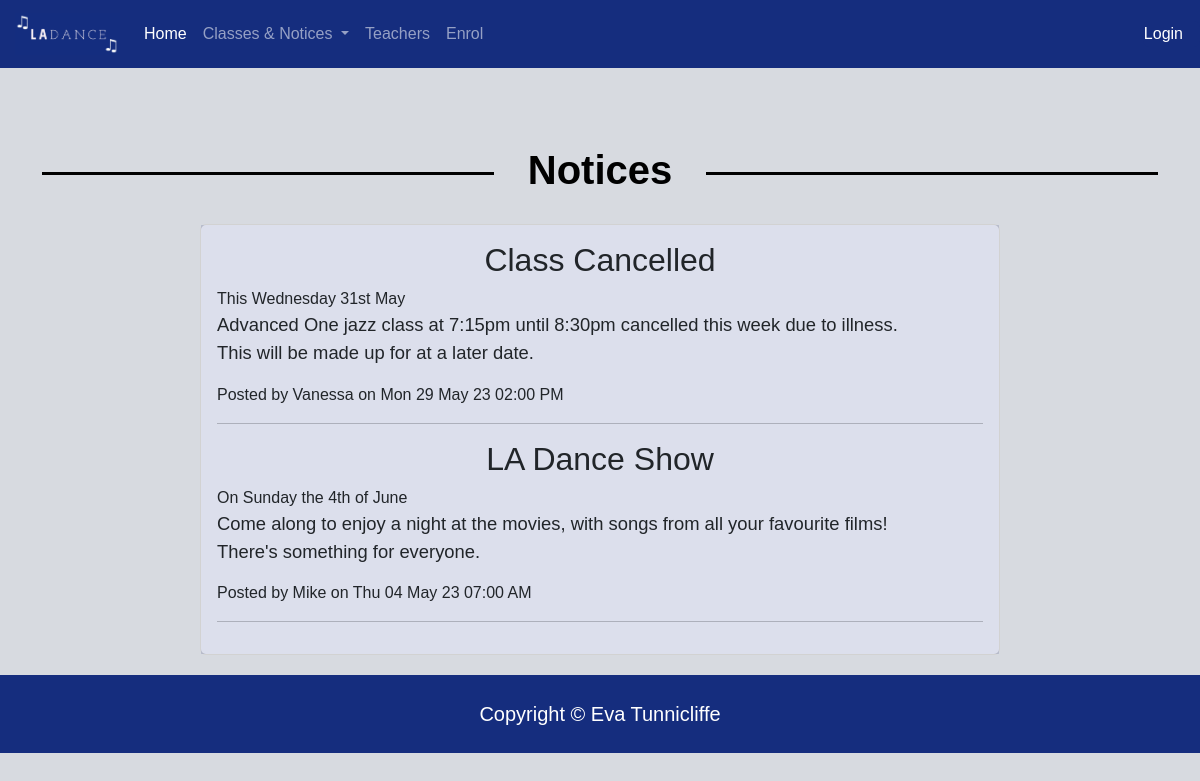
/notices, run on an earlier commit of the app's database.
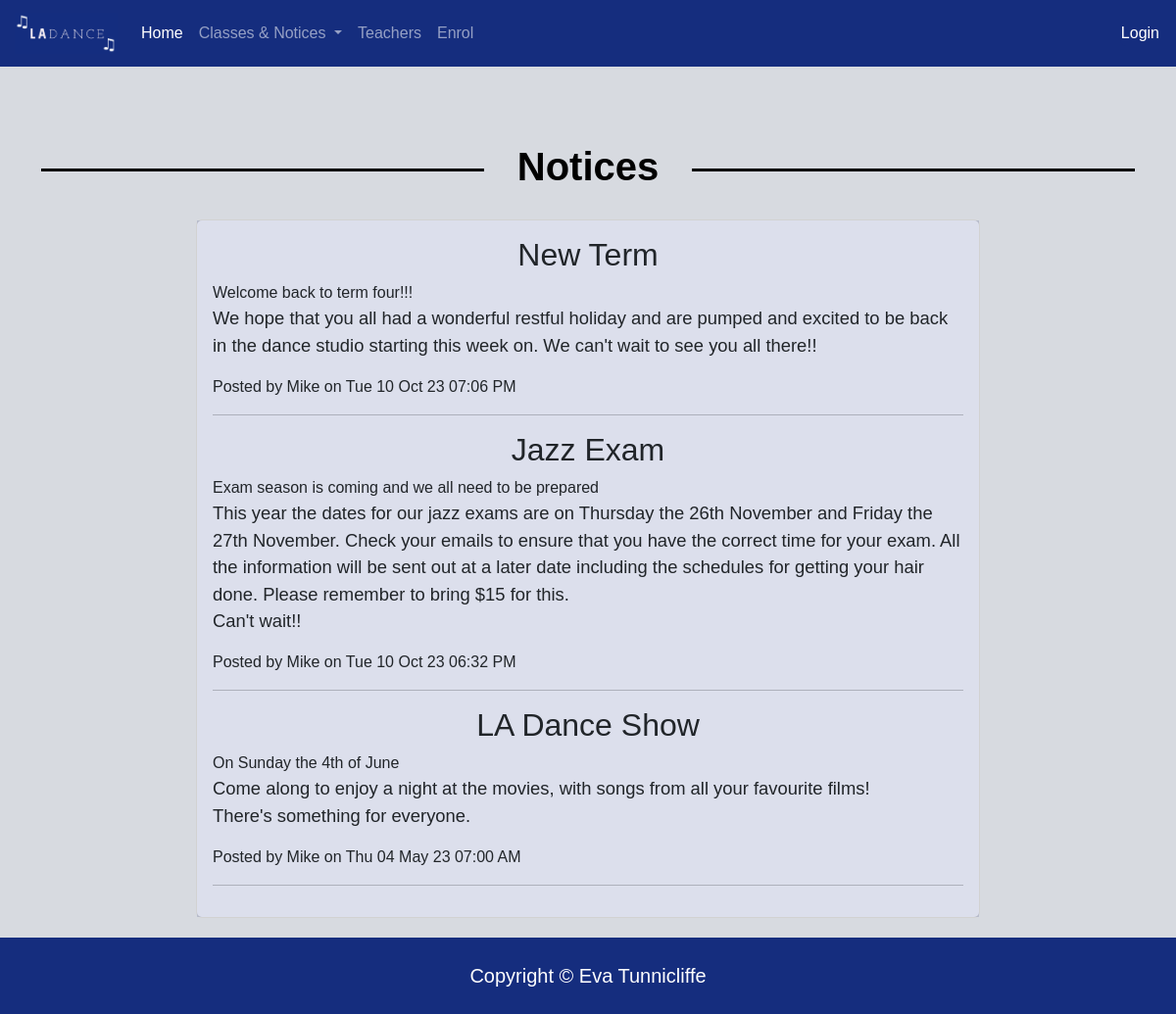
And on a later commit of the database.
### tables this page shows
CREATE TABLE news(
    news_id integer primary key autoincrement not null,
    title text not null unique,
    subtitle text not null unique,
    content text not null unique,
    newsdate date not null ,
    member_id integer not null,
    foreign key(member_id) references member(member_id)
);

CREATE TABLE member(
    member_id integer primary key autoincrement not null,
    name text not null,
    email text not null unique,
    password text not null,
    authorisation integer not null
);

### server.py (the view)
@app.route('/notices')
def notices():
    sql = """select news.news_id, news.title, news.subtitle, news.content, news.newsdate, member.name
    from news
    join member on news.member_id = member.member_id
    order by news.newsdate desc;
    """
    result = run_search_query_tuples(sql, (), db_path, True)
    print(result)
    return render_template("notices.html", news=result)

### db_functions.py (called while the page is built)
def run_search_query_tuples(sql_query, values_tuple, file_path, rowfactory=False):
    result = None
    try:
        db = sqlite3.connect(file_path)
        if rowfactory:
            db.row_factory = sqlite3.Row
        cursor = db.cursor()
        cursor.execute(sql_query, values_tuple)
        result = cursor.fetchall()
        cursor.close()
    except sqlite3.Error as error:
        print("Error running search query tuples: {}".format(error))
        return None
    db.close()
    if result is None:
        print("No search values were found")
    return result

### server.py (called while the page is built)
@app.template_filter()
def newsdate(sqlite_dt):
    x = datetime.strptime(sqlite_dt, '%Y-%m-%d %H:%M:%S')
    return x.strftime("%a %d %b %y %I:%M %p")

### templates/notices.html (shortened to what this page needs)
{% extends "layout.html" %}
{% block content %}
<div class="container">
<br><br>
<h1>Notices</h1>
<div class="card center" style="width: 50rem;">
  <div class="card-body" >
    {% for row in news %}
      <div class="" >
    <h2>{{row['title']}}</h2>
    <div class="subtitle">{{ row['subtitle']}}</div>
    <p class="content">{{ row['content'] | replace ("\n", "<br>") | safe}}</p>
    <div class="news-meta">Posted by {{row['name']}} on {{ row['newsdate'] | newsdate }} </div>
        </div>
      <hr>
      {% endfor %}
</div>
</div>
</div>
{% endblock %}

### templates/layout.html (shortened to what this page needs)
<!DOCTYPE html>
<html lang="en">
<head>
<link href="https://cdn.jsdelivr.net/npm/bootstrap@5.2.3/dist/css/bootstrap.min.css" rel="stylesheet">
    <link rel="stylesheet" href="static/styles.css">
</head>
<body>
    <nav class="navbar navbar-expand-lg sticky-top navbar-dark">
        <a class="navbar-brand" href="#"><img class="nav-img" src="static/images/LADancelogo.jpg" alt="logo"></a>
    <div class="collapse navbar-collapse" id="navbarNav">
      <ul class="navbar-nav">
        <li class="nav-item">
          <a class="nav-link active" aria-current="page" href="/">Home</a>
        </li>
          <li class="nav-item dropdown">
  <a class="nav-link dropdown-toggle" href="#" id="navbarDropdown" role="button" data-bs-toggle="dropdown" aria-expanded="false">
    Classes & Notices
  </a>
</li>
        <li class="nav-item">
          <a class="nav-link" href="/teachers">Teachers</a>
        </li>
        <li class="nav-item">
          <a class="nav-link" href="/enrol">Enrol</a>
        </li>
           </ul>
    </div>
<div class="ms-auto">
    {% if session %}
    <a class="nav-link btn btn-outline" href="/logout">Logout</a>
    {% else %}
    <a class="nav-link btn btn-outline" href="/login">Login</a>
    {% endif %}
</div>
    </nav>
{% block content %}
{% endblock %}
<footer> Copyright &copy; Eva Tunnicliffe
</footer>
</body>
</html>

### static/styles.css (style rules this page uses)
:root { --brand-blue: rgb(21, 45, 126); --brand-background:rgb(215, 218, 224); }
body { font-family: sans-serif; font-size: 100%; background-color: var(--brand-background); }
.btn-outline { padding-right: 1em; }
h1 { padding:0; overflow: hidden; color: black; font-weight: bold; display: table; white-space: nowrap; margin: 0.75em 0; }
h2 { text-align: center; }
p { font-size: 1.15em; }
h1:before, h1:after { border-top: 3px solid black; content: ''; display: table-cell; position: relative; top: 0.65em; width: 50%; }
h1:before { right: 3%; }
h1:after { left: 3%; }
.navbar { color: white; }
.navbar-dark { background: rgb(21, 45, 126); }
.nav-img { max-width: 120px; padding-left: 15px; }
.center { display: block; margin-left: auto; margin-right: auto; }
.btn { background-color: var(--brand-blue); color: white; }
.card { width: 38rem; }
.card-body { background-color: rgba(21, 45, 126, 0.15); }
footer { background-color: var(--brand-blue); color: rgb(255,255,255); padding: 1.2em; margin-top: 1em; font-size: 1.25em; text-align: center; }

What changed in the data, as far as the page shows it:
removed news: title "Class Cancelled", subtitle "This Wednesday 31st May", content "Advanced One jazz class at 7:15pm until 8:30pm cancelled this week due to illness. This will be made up for at a later date.", name "Vanessa", newsdate|newsdate "Mon 29 May 23 02:00 PM"
added news: title "New Term", subtitle "Welcome back to term four!!!", content "We hope that you all had a wonderful restful holiday and are pumped and excited to be back in the dance studio starting this week on. We can't wait to see you all there!!", name "Mike", newsdate|newsdate "Tue 10 Oct 23 07:06 PM"
added news: title "Jazz Exam", subtitle "Exam season is coming and we all need to be prepared", content "This year the dates for our jazz exams are on Thursday the 26th November and Friday the 27th November. Check your emails to ensure that you have the correct time for your exam. All the information will be sent out at a later date including the schedules for getting your hair done. Please remember to bring $15 for this. Can't wait!!", name "Mike", newsdate|newsdate "Tue 10 Oct 23 06:32 PM"
